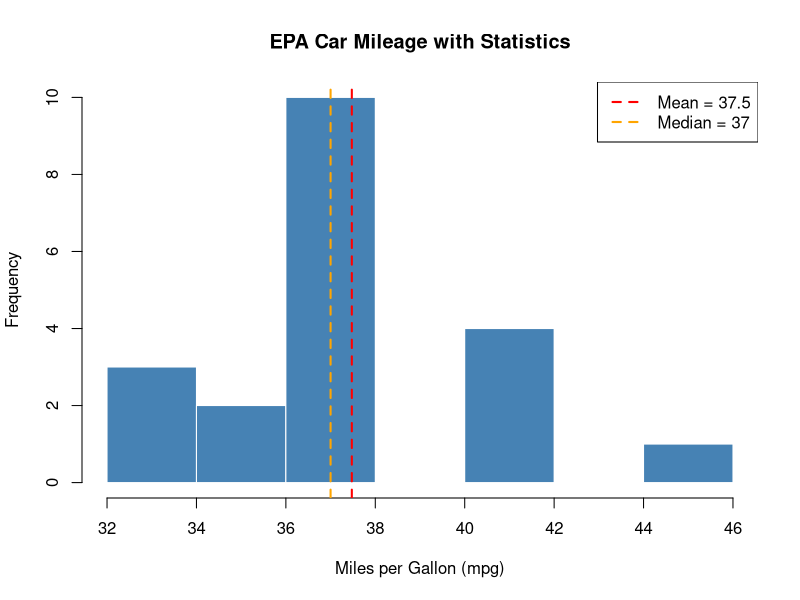
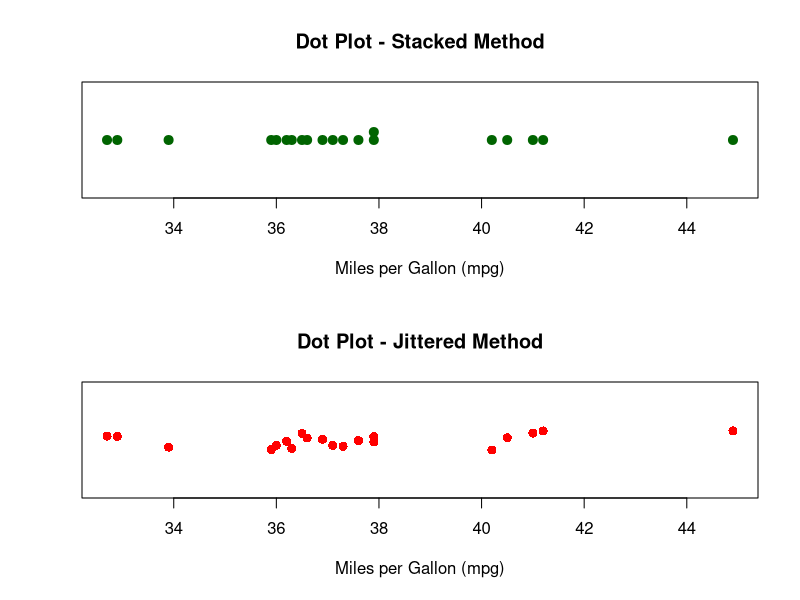

The R script that drew these images, in order:
# EPA Mileage Data Analysis - Enhanced Visualizations
# This script shows more customization options
# Plots saved to files (Wayland compatible)

# Create plots directory
if (!dir.exists("plots")) dir.create("plots")

# Load data
mpg_data <- c(36.3, 41.0, 36.9, 37.1, 44.9, 32.7, 37.3, 41.2, 36.6, 32.9,
              40.5, 36.5, 37.6, 33.9, 40.2, 36.2, 37.9, 36.0, 37.9, 35.9)

cat("Enhanced Visualizations\n")
cat("======================\n")

# Enhanced histogram with statistics
png("plots/02_enhanced_histogram.png", width = 800, height = 600, res = 120)
hist(mpg_data,
     main = "EPA Car Mileage with Statistics",
     xlab = "Miles per Gallon (mpg)",
     ylab = "Frequency",
     col = "steelblue",
     border = "white",
     breaks = 8)

# Add mean and median lines
abline(v = mean(mpg_data), col = "red", lwd = 2, lty = 2)
abline(v = median(mpg_data), col = "orange", lwd = 2, lty = 2)
legend("topright", 
       legend = c(paste("Mean =", round(mean(mpg_data), 1)), 
                  paste("Median =", round(median(mpg_data), 1))), 
       col = c("red", "orange"), 
       lty = 2, lwd = 2)
dev.off()
cat("✓ Enhanced histogram saved to plots/02_enhanced_histogram.png\n")

# Multiple dot plot styles
png("plots/02_dotplot_comparison.png", width = 800, height = 800, res = 120)
par(mfrow = c(2, 1))  # Two plots vertically

# Stacked dots
stripchart(mpg_data,
           main = "Dot Plot - Stacked Method",
           xlab = "Miles per Gallon (mpg)",
           method = "stack",
           pch = 19,
           col = "darkgreen",
           cex = 1.2)

# Jittered dots  
stripchart(mpg_data,
           main = "Dot Plot - Jittered Method",
           xlab = "Miles per Gallon (mpg)",
           method = "jitter",
           pch = 16,
           col = "red",
           cex = 1.2)

par(mfrow = c(1, 1))  # Reset
dev.off()
cat("✓ Dot plot comparison saved to plots/02_dotplot_comparison.png\n")

# Detailed stem-and-leaf with different scales
cat("\nDetailed Stem-and-Leaf Analysis:\n")
cat("================================\n")
cat("Standard scale:\n")
stem(mpg_data)
cat("\nDetailed scale (scale = 2):\n")
stem(mpg_data, scale = 2)

cat("\nEnhanced visualizations complete!\n")
cat("View your plots with: eog plots/02_*.png\n")
